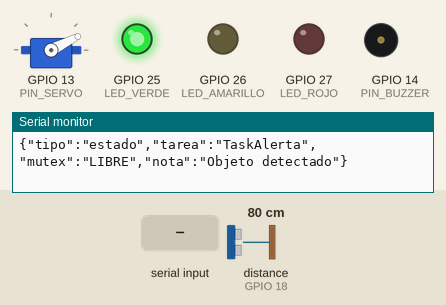
Simulated run of this sketch. Board: ESP32. Shown: servo, output pins drawn as LEDs (lit = HIGH), buzzer (waves = sounding, pin HIGH), the last lines printed to the serial monitor. Wiring (inferred from the names in the program): ultrasonic range finder: trigger GPIO 5; echo GPIO 18. The test bench sets the inputs (shaded band); at power-on: distance to the obstacle (sensor on GPIO 18) 80 cm. The echo pulse lasts 58.3 µs per cm; pins used as bus, display or sensor lines are not drawn.

Above: at 1.2 s.
1.3 s: distance to the obstacle (sensor on GPIO 18) set to 4 cm
At 1.7 s:
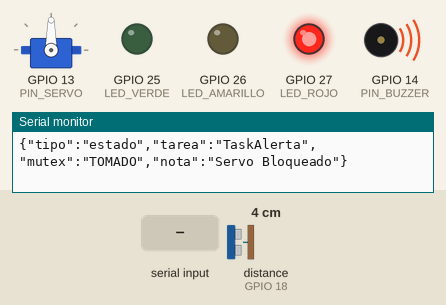
4.3 s: distance to the obstacle (sensor on GPIO 18) set to 20 cm
7.3 s: distance to the obstacle (sensor on GPIO 18) set to 24 cm
At 8.41 s:
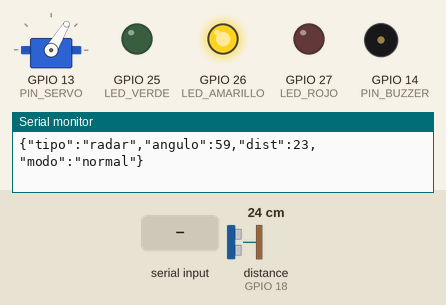
10.3 s: distance to the obstacle (sensor on GPIO 18) set to 2 cm
At 10.67 s:
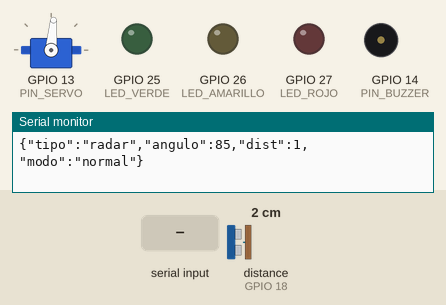
13.3 s: distance to the obstacle (sensor on GPIO 18) set to 5 cm
At 15.98 s:
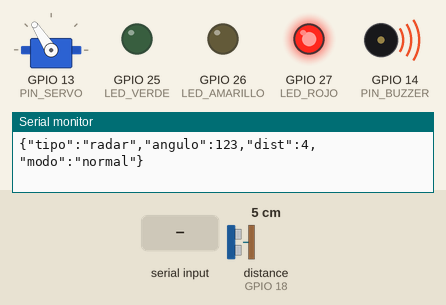
16.3 s: "INVERSION_ON\n" received over Serial
Timing chart, 0 to 25.3 s (numbered marks = the images above; inputs shaded):
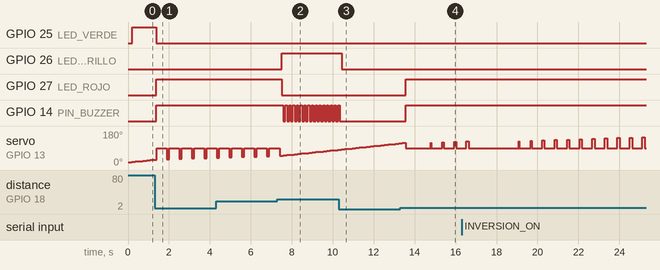

Measured:
- the behaviour switches between 21 and 22 cm on distance to the obstacle (sensor on GPIO 18) (found by bisection; images 1 and 2)
- the behaviour switches between 3 and 4 cm on distance to the obstacle (sensor on GPIO 18) (found by bisection; images 3 and 4)
- after the input at 1.3 s, GPIO 25 (LED_VERDE): HIGH → LOW after 0.09 s; GPIO 27 (LED_ROJO), GPIO 14 (PIN_BUZZER): LOW → HIGH after 0.09 s
- after the input at 7.3 s, GPIO 26 (LED_AMARILLO): LOW → HIGH after 0.20 s; GPIO 27 (LED_ROJO): HIGH → LOW after 0.20 s; GPIO 14 (PIN_BUZZER): alternates HIGH for 0.08 s and LOW for 0.10 s, starting after 0.28 s
- after the input at 10.3 s, GPIO 26 (LED_AMARILLO): HIGH → LOW after 0.14 s; GPIO 14 (PIN_BUZZER): goes on until 10.3 s, then stays LOW
- after the input at 13.3 s, GPIO 27 (LED_ROJO), GPIO 14 (PIN_BUZZER): LOW → HIGH after 0.26 s

The sketch:

Proyecto_final_funcio.ino
```cpp
#include <ESP32Servo.h>

// ── Pines
#define PIN_SERVO     13
#define PIN_TRIG       5
#define PIN_ECHO      18
#define LED_VERDE     25
#define LED_AMARILLO  26
#define LED_ROJO      27
#define PIN_BUZZER    14

Servo miServo;

// ── Semáforos y Variables Globales ─────────────────────────
SemaphoreHandle_t mutex_servo;
SemaphoreHandle_t mutex_uart;
SemaphoreHandle_t mutex_sensor;
SemaphoreHandle_t sem_binario;

volatile bool modoInversion = false;

// ── Prototipos de Funciones ────────────────────────────────
void TaskRadar(void* pv);
void TaskCalib(void* pv);
void TaskAlerta(void* pv);
void TaskLogger(void* pv);
long medirDistancia();
void enviarEstado(const char* tarea, const char* mutex_estado, const char* nota);

// ═════════════════════════════════════════════════════════════
// SETUP
// ═════════════════════════════════════════════════════════════
void setup() {
  Serial.begin(115200);

  pinMode(PIN_TRIG, OUTPUT);
  pinMode(PIN_ECHO, INPUT);
  pinMode(LED_VERDE,    OUTPUT);
  pinMode(LED_AMARILLO, OUTPUT);
  pinMode(LED_ROJO,     OUTPUT);
  pinMode(PIN_BUZZER,   OUTPUT);

  miServo.attach(PIN_SERVO);
  miServo.write(90);

  mutex_servo  = xSemaphoreCreateMutex();
  mutex_uart   = xSemaphoreCreateMutex();
  mutex_sensor = xSemaphoreCreateMutex();

  sem_binario  = xSemaphoreCreateBinary();
  xSemaphoreGive(sem_binario);

  xTaskCreatePinnedToCore(TaskRadar,  "Radar",  4096, NULL, 3, NULL, 1);
  xTaskCreatePinnedToCore(TaskCalib,  "Calib",  2048, NULL, 1, NULL, 1);
  xTaskCreatePinnedToCore(TaskAlerta, "Alerta", 2048, NULL, 3, NULL, 1);
  xTaskCreatePinnedToCore(TaskLogger, "Logger", 4096, NULL, 2, NULL, 1);
}

void loop() {
  if (Serial.available()) {
    String msg = Serial.readStringUntil('\n');
    msg.trim();
    if (msg == "INVERSION_ON")  modoInversion = true;
    if (msg == "INVERSION_OFF") modoInversion = false;
  }
  vTaskDelay(pdMS_TO_TICKS(10));
}

// ═════════════════════════════════════════════════════════════
// TAREA RADAR: REACCIÓN SUAVE Y VELOCIDAD AJUSTADA
// ═════════════════════════════════════════════════════════════
void TaskRadar(void* pv) {
  int angulo = 15;
  int delta  = 2;

  for (;;) {
    SemaphoreHandle_t recurso = modoInversion ? sem_binario : mutex_servo;

    if (xSemaphoreTake(recurso, pdMS_TO_TICKS(50)) == pdTRUE) {
      miServo.write(angulo);
      vTaskDelay(pdMS_TO_TICKS(25));

      long dist = medirDistancia();

      if (xSemaphoreTake(mutex_uart, pdMS_TO_TICKS(20)) == pdTRUE) {
        char json[128];
        snprintf(json, sizeof(json), "{\"tipo\":\"radar\",\"angulo\":%d,\"dist\":%ld,\"modo\":\"%s\"}",
                 angulo, dist, modoInversion ? "inversion" : "normal");
        Serial.println(json);
        xSemaphoreGive(mutex_uart);
      }
      xSemaphoreGive(recurso);

      angulo += delta;
      if (angulo >= 165 || angulo <= 15) delta = -delta;
    }

    // Control de velocidad lenta solicitado para proteger el puerto
    vTaskDelay(pdMS_TO_TICKS(150));
  }
}

// ═════════════════════════════════════════════════════════════
// TAREA CALIB: RUTINA PERIÓDICA DE MANTENIMIENTO DEL SERVO
// ═════════════════════════════════════════════════════════════
void TaskCalib(void* pv) {
  vTaskDelay(pdMS_TO_TICKS(3000));
  for (;;) {
    vTaskDelay(pdMS_TO_TICKS(40000));

    SemaphoreHandle_t recurso = modoInversion ? sem_binario : mutex_servo;

    if (xSemaphoreTake(recurso, pdMS_TO_TICKS(5000)) == pdTRUE) {
      enviarEstado("TaskCalib", "TOMADO", "calibrando...");
      digitalWrite(LED_AMARILLO, HIGH);

      for (int i = 15; i <= 90; i += 2) {
        miServo.write(i);
        vTaskDelay(pdMS_TO_TICKS(25));
      }

      miServo.write(90);
      vTaskDelay(pdMS_TO_TICKS(200));
      digitalWrite(LED_AMARILLO, LOW);

      xSemaphoreGive(recurso);
      enviarEstado("TaskCalib", "LIBRE", "ok");
    }
  }
}

// ═════════════════════════════════════════════════════════════
// TAREA ALERTA: SISTEMA MULTI-ZONA TIPO SENSOR DE REVERSA
// ═════════════════════════════════════════════════════════════
void TaskAlerta(void* pv) {
  int contadorFalsos = 0;

  for (;;) {
    long dist = medirDistancia();

    if (dist > 2 && dist <= 100) {
      contadorFalsos++;
    } else {
      contadorFalsos = 0;
      digitalWrite(LED_VERDE, LOW);
      digitalWrite(LED_AMARILLO, LOW);
      digitalWrite(LED_ROJO, LOW);
      digitalWrite(PIN_BUZZER, LOW);
    }

    if (contadorFalsos >= 3) {
      if (dist <= 20) {
        digitalWrite(LED_VERDE, LOW);
        digitalWrite(LED_AMARILLO, LOW);
        digitalWrite(LED_ROJO, HIGH);
        digitalWrite(PIN_BUZZER, HIGH);

        enviarEstado("TaskAlerta", "ESPERANDO", "PELIGRO < 20cm");

        SemaphoreHandle_t recurso = modoInversion ? sem_binario : mutex_servo;
        if (xSemaphoreTake(recurso, pdMS_TO_TICKS(2000)) == pdTRUE) {
          enviarEstado("TaskAlerta", "TOMADO", "Servo Bloqueado");
          miServo.write(90);
          vTaskDelay(pdMS_TO_TICKS(500));
          xSemaphoreGive(recurso);
          enviarEstado("TaskAlerta", "LIBRE", "Liberando servo");
        }
      }
      else if (dist <= 50) {
        digitalWrite(LED_VERDE, LOW);
        digitalWrite(LED_AMARILLO, HIGH);
        digitalWrite(LED_ROJO, LOW);

        enviarEstado("TaskAlerta", "LIBRE", "Advertencia < 50cm");

        digitalWrite(PIN_BUZZER, HIGH);
        vTaskDelay(pdMS_TO_TICKS(80));
        digitalWrite(PIN_BUZZER, LOW);
      }
      else if (dist <= 100) {
        digitalWrite(LED_VERDE, HIGH);
        digitalWrite(LED_AMARILLO, LOW);
        digitalWrite(LED_ROJO, LOW);
        digitalWrite(PIN_BUZZER, LOW);

        enviarEstado("TaskAlerta", "LIBRE", "Objeto detectado");
      }
    }

    vTaskDelay(pdMS_TO_TICKS(100));
  }
}

// ═════════════════════════════════════════════════════════════
// TAREA LOGGER: TELEMETRÍA MÁS LENTA Y LIMPIA
// ═════════════════════════════════════════════════════════════
void TaskLogger(void* pv) {
  for (;;) {
    if (xSemaphoreTake(mutex_uart, pdMS_TO_TICKS(100)) == pdTRUE) {
      // Solo enviamos un mensaje de actividad en lugar de saturar la consola
      enviarEstado("TaskLogger", "ACTIVO", "Monitor OK");

      if (modoInversion) {
        volatile uint32_t x = 0;
        for (uint32_t i = 0; i < 500000; i++) x += i;
      }
      xSemaphoreGive(mutex_uart);
    }
    // Aumentamos el delay a 3 segundos (3000ms) para que no haga spam
    vTaskDelay(pdMS_TO_TICKS(modoInversion ? 150 : 3000));
  }
}

// ═════════════════════════════════════════════════════════════
// FUNCIONES AUXILIARES: DISPARO ULTRASONIDO Y ENVÍO UART
// ═════════════════════════════════════════════════════════════
long medirDistancia() {
  long distanciaFinal = 0;
  if (xSemaphoreTake(mutex_sensor, pdMS_TO_TICKS(30)) == pdTRUE) {
    digitalWrite(PIN_TRIG, LOW);
    delayMicroseconds(2);
    digitalWrite(PIN_TRIG, HIGH);
    delayMicroseconds(10);
    digitalWrite(PIN_TRIG, LOW);

    distanciaFinal = (pulseIn(PIN_ECHO, HIGH, 15000) * 0.034) / 2;

    xSemaphoreGive(mutex_sensor);
  }
  return distanciaFinal;
}

void enviarEstado(const char* tarea, const char* mutex_estado, const char* nota) {
  if (xSemaphoreTake(mutex_uart, pdMS_TO_TICKS(10)) == pdTRUE) {
    char json[200];
    snprintf(json, sizeof(json), "{\"tipo\":\"estado\",\"tarea\":\"%s\",\"mutex\":\"%s\",\"nota\":\"%s\"}",
             tarea, mutex_estado, nota);
    Serial.println(json);
    xSemaphoreGive(mutex_uart);
  }
}
```
